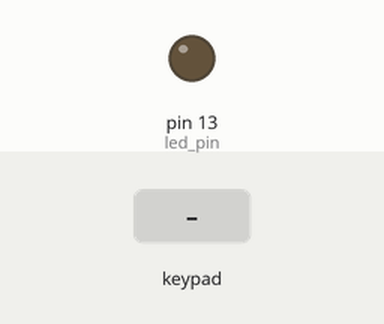
Recording of a sketch running on a simulated Arduino Uno, built with avr-gcc and run on an emulated ATmega328P. Parts: output pins drawn as LEDs (lit = HIGH). The inputs (shaded band) are chosen by the test bench. What the sketch prints to the serial monitor is not drawn.

Above: at 1.2 s.
1.3 s: key '#' pressed
At 2.3 s:
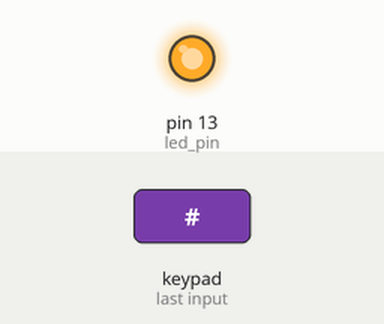
2.8 s: keypad keys 0 0 0 0 0 pressed 0.4 s apart
6.3 s: key '1' pressed
Timing chart, 0 to 9.3 s (numbered marks = the images above; inputs shaded):
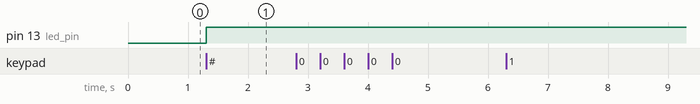

Measured:
- after the input at 1.3 s, pin 13 (led_pin): LOW → HIGH at once
- after the input at 2.8 s, every drawn part: stays the same
- after the input at 6.3 s, every drawn part: stays the same

The sketch:

quiz_keypad.ino
```cpp
#include <Keypad.h>

const byte ROWS = 4;
const byte COLS = 4;

char keys[ROWS][COLS] = {
  {'1', '2', '3', 'A'},
  {'4', '5', '6', 'B'},
  {'7', '8', '9', 'C'},
  {'*', '0', '#', 'D'}
};

byte rowPins[ROWS] = {9, 8, 7, 6};
byte colPins[COLS] = {5, 4, 3, 2};

Keypad keypad = Keypad(makeKeymap(keys), rowPins, colPins, ROWS, COLS);
int led_pin = 13;
boolean blink = false;
int i = 0;

void setup() {
  // put your setup code here, to run once:
  Serial.begin(9600);
  pinMode(led_pin, OUTPUT);
  keypad.addEventListener(listener);
}

void loop() {
  // put your main code here, to run repeatedly:
  char key = keypad.getKey();
  char key2[] = {'0', '0', '0', '0', '0'};
  //if(key != NO_KEY) {
  //  Serial.println(key);
  // for(int i=0; i<4; i++) {
  //  key2[i] = key;
   // Serial.print(key2);
  // }
 // }

  if(key != NO_KEY) {
      key2[i] = key;
      i++;
      Serial.print(key2);
  }

}

void listener(KeypadEvent key) {
  switch(keypad.getState()) {
    case PRESSED:
      if(key == '#') {
        digitalWrite(led_pin, true);
        Serial.println("PRESSED");
      }
      break;
    case RELEASED:
      if(key == '*') {
        digitalWrite(led_pin, false);
        Serial.println("RELEASED");
      }
      break;
    case HOLD:
      if(key == '*') {
        Serial.println("HOLDING");
      }
  }
}
```
